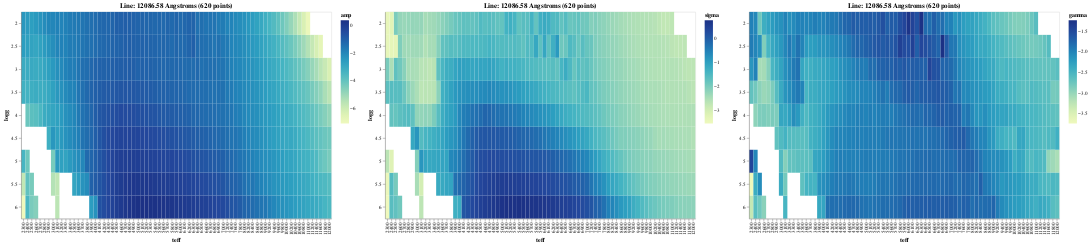

This figure's notebook cell:
### Code cell
df_heat = df.query('center == @current_line')
x1 = alt.Chart(df_heat).mark_rect().encode(x='teff:O', y='logg:O', color='amp:Q')\
    .properties(width=600, height=400, title=f'Line: {current_line} Angstroms ({len(df_heat)} points)')
x2 = alt.Chart(df_heat).mark_rect().encode(x='teff:O', y='logg:O', color='sigma:Q')\
    .properties(width=600, height=400, title=f'Line: {current_line} Angstroms ({len(df_heat)} points)')
x3 = alt.Chart(df_heat).mark_rect().encode(x='teff:O', y='logg:O', color='gamma:Q')\
    .properties(width=600, height=400, title=f'Line: {current_line} Angstroms ({len(df_heat)} points)')

((x1 | x2 | x3).resolve_scale(color='independent'))

### Figure 1 — Vega specification as saved in the notebook (floating-point values rounded to 4 significant figures; data arrays with more than 128 entries replaced by an {"elided": "..."} marker saying what was removed)
{"$schema": "https://vega.github.io/schema/vega/v5.json", "data": [{"name": "source_0"}, {"name": "data_0", "values": {"elided": "620 records"}}, {"name": "data_1", "values": {"elided": "620 records"}}, {"name": "data_2", "values": {"elided": "620 records"}}, {"name": "data_0_concat_0_x_domain_teff", "values": [{"teff": 6100}, {"teff": 4300}, {"teff": 6000}, {"teff": 6600}, {"teff": 3800}, {"teff": 5000}, {"teff": 11600}, {"teff": 5900}, {"teff": 4900}, {"teff": 10400}, {"teff": 5600}, {"teff": 4200}, {"teff": 7400}, {"teff": 2400}, {"teff": 4100}, {"teff": 3300}, {"teff": 5300}, {"teff": 3100}, {"teff": 5400}, {"teff": 2600}, {"teff": 4800}, {"teff": 8400}, {"teff": 8000}, {"teff": 6700}, {"teff": 7000}, {"teff": 6800}, {"teff": 5500}, {"teff": 6900}, {"teff": 5200}, {"teff": 11000}, {"teff": 10800}, {"teff": 11400}, {"teff": 9400}, {"teff": 9000}, {"teff": 3500}, {"teff": 5700}, {"teff": 3600}, {"teff": 5800}, {"teff": 3900}, {"teff": 4600}, {"teff": 6400}, {"teff": 8200}, {"teff": 2500}, {"teff": 6200}, {"teff": 9200}, {"teff": 9800}, {"teff": 4400}, {"teff": 10000}, {"teff": 2300}, {"teff": 7200}, {"teff": 3000}, {"teff": 7800}, {"teff": 4700}, {"teff": 12000}, {"teff": 4000}, {"teff": 8800}, {"teff": 3200}, {"teff": 2700}, {"teff": 5100}, {"teff": 10200}, {"teff": 7600}, {"teff": 6500}, {"teff": 8600}, {"teff": 11200}, {"teff": 2900}, {"teff": 10600}, {"teff": 9600}, {"teff": 4500}, {"teff": 2800}, {"teff": 11800}, {"teff": 3400}, {"teff": 6300}, {"teff": 3700}]}, {"name": "data_0_concat_0_y_domain_logg", "values": [{"logg": 4.0}, {"logg": 3.0}, {"logg": 4.5}, {"logg": 2.0}, {"logg": 6.0}, {"logg": 5.5}, {"logg": 5.0}, {"logg": 2.5}, {"logg": 3.5}]}, {"name": "data_0_concat_0_color_domain_amp", "values": [{"min": -7.071, "max": 0.3565}]}, {"name": "data_1_concat_1_x_domain_teff", "values": [{"teff": 6100}, {"teff": 4300}, {"teff": 6000}, {"teff": 6600}, {"teff": 3800}, {"teff": 5000}, {"teff": 11600}, {"teff": 5900}, {"teff": 4900}, {"teff": 10400}, {"teff": 5600}, {"teff": 4200}, {"teff": 7400}, {"teff": 2400}, {"teff": 4100}, {"teff": 3300}, {"teff": 5300}, {"teff": 3100}, {"teff": 5400}, {"teff": 2600}, {"teff": 4800}, {"teff": 8400}, {"teff": 8000}, {"teff": 6700}, {"teff": 7000}, {"teff": 6800}, {"teff": 5500}, {"teff": 6900}, {"teff": 5200}, {"teff": 11000}, {"teff": 10800}, {"teff": 11400}, {"teff": 9400}, {"teff": 9000}, {"teff": 3500}, {"teff": 5700}, {"teff": 3600}, {"teff": 5800}, {"teff": 3900}, {"teff": 4600}, {"teff": 6400}, {"teff": 8200}, {"teff": 2500}, {"teff": 6200}, {"teff": 9200}, {"teff": 9800}, {"teff": 4400}, {"teff": 10000}, {"teff": 2300}, {"teff": 7200}, {"teff": 3000}, {"teff": 7800}, {"teff": 4700}, {"teff": 12000}, {"teff": 4000}, {"teff": 8800}, {"teff": 3200}, {"teff": 2700}, {"teff": 5100}, {"teff": 10200}, {"teff": 7600}, {"teff": 6500}, {"teff": 8600}, {"teff": 11200}, {"teff": 2900}, {"teff": 10600}, {"teff": 9600}, {"teff": 4500}, {"teff": 2800}, {"teff": 11800}, {"teff": 3400}, {"teff": 6300}, {"teff": 3700}]}, {"name": "data_1_concat_1_y_domain_logg", "values": [{"logg": 4.0}, {"logg": 3.0}, {"logg": 4.5}, {"logg": 2.0}, {"logg": 6.0}, {"logg": 5.5}, {"logg": 5.0}, {"logg": 2.5}, {"logg": 3.5}]}, {"name": "data_1_concat_1_color_domain_sigma", "values": [{"min": -3.531, "max": 0.7485}]}, {"name": "data_2_concat_2_x_domain_teff", "values": [{"teff": 6100}, {"teff": 4300}, {"teff": 6000}, {"teff": 6600}, {"teff": 3800}, {"teff": 5000}, {"teff": 11600}, {"teff": 5900}, {"teff": 4900}, {"teff": 10400}, {"teff": 5600}, {"teff": 4200}, {"teff": 7400}, {"teff": 2400}, {"teff": 4100}, {"teff": 3300}, {"teff": 5300}, {"teff": 3100}, {"teff": 5400}, {"teff": 2600}, {"teff": 4800}, {"teff": 8400}, {"teff": 8000}, {"teff": 6700}, {"teff": 7000}, {"teff": 6800}, {"teff": 5500}, {"teff": 6900}, {"teff": 5200}, {"teff": 11000}, {"teff": 10800}, {"teff": 11400}, {"teff": 9400}, {"teff": 9000}, {"teff": 3500}, {"teff": 5700}, {"teff": 3600}, {"teff": 5800}, {"teff": 3900}, {"teff": 4600}, {"teff": 6400}, {"teff": 8200}, {"teff": 2500}, {"teff": 6200}, {"teff": 9200}, {"teff": 9800}, {"teff": 4400}, {"teff": 10000}, {"teff": 2300}, {"teff": 7200}, {"teff": 3000}, {"teff": 7800}, {"teff": 4700}, {"teff": 12000}, {"teff": 4000}, {"teff": 8800}, {"teff": 3200}, {"teff": 2700}, {"teff": 5100}, {"teff": 10200}, {"teff": 7600}, {"teff": 6500}, {"teff": 8600}, {"teff": 11200}, {"teff": 2900}, {"teff": 10600}, {"teff": 9600}, {"teff": 4500}, {"teff": 2800}, {"teff": 11800}, {"teff": 3400}, {"teff": 6300}, {"teff": 3700}]}, {"name": "data_2_concat_2_y_domain_logg", "values": [{"logg": 4.0}, {"logg": 3.0}, {"logg": 4.5}, {"logg": 2.0}, {"logg": 6.0}, {"logg": 5.5}, {"logg": 5.0}, {"logg": 2.5}, {"logg": 3.5}]}, {"name": "data_2_concat_2_color_domain_gamma", "values": [{"min": -3.742, "max": -1.231}]}], "signals": [{"name": "childWidth", "value": 600}], "marks": [{"type": "group", "name": "concat_0_group", "encode": {"update": {"width": {"signal": "childWidth"}, "height": {"signal": "height"}}}, "marks": [{"type": "rect", "name": "concat_0_marks", "from": {"data": "data_0"}, "encode": {"update": {"description": {"signal": "\"teff: \" + (isValid(datum[\"teff\"]) ? datum[\"teff\"] : \"\"+datum[\"teff\"]) + \"; logg: \" + (isValid(datum[\"logg\"]) ? datum[\"logg\"] : \"\"+datum[\"logg\"]) + \"; amp: \" + (format(datum[\"amp\"], \"\"))"}, "y": {"field": "logg", "scale": "concat_0_y"}, "x": {"field": "teff", "scale": "concat_0_x"}, "width": {"signal": "max(0.25, bandwidth('concat_0_x'))"}, "fill": {"field": "amp", "scale": "concat_0_color"}, "height": {"signal": "max(0.25, bandwidth('concat_0_y'))"}}}, "style": ["rect"]}], "axes": [{"scale": "concat_0_x", "labelAlign": "right", "labelBaseline": "middle", "grid": false, "title": "teff", "orient": "bottom", "labelAngle": 270, "zindex": 1}, {"scale": "concat_0_y", "grid": false, "title": "logg", "zindex": 1, "orient": "left"}], "title": {"text": "Line: 12086.58 Angstroms (620 points)", "frame": "group"}, "style": "cell", "legends": [{"fill": "concat_0_color", "gradientLength": {"signal": "clamp(height, 64, 200)"}, "title": "amp"}]}, {"type": "group", "name": "concat_1_group", "encode": {"update": {"height": {"signal": "height"}, "width": {"signal": "childWidth"}}}, "marks": [{"type": "rect", "name": "concat_1_marks", "from": {"data": "data_1"}, "encode": {"update": {"y": {"field": "logg", "scale": "concat_1_y"}, "x": {"field": "teff", "scale": "concat_1_x"}, "description": {"signal": "\"teff: \" + (isValid(datum[\"teff\"]) ? datum[\"teff\"] : \"\"+datum[\"teff\"]) + \"; logg: \" + (isValid(datum[\"logg\"]) ? datum[\"logg\"] : \"\"+datum[\"logg\"]) + \"; sigma: \" + (format(datum[\"sigma\"], \"\"))"}, "height": {"signal": "max(0.25, bandwidth('concat_1_y'))"}, "fill": {"field": "sigma", "scale": "concat_1_color"}, "width": {"signal": "max(0.25, bandwidth('concat_1_x'))"}}}, "style": ["rect"]}], "axes": [{"scale": "concat_1_x", "orient": "bottom", "labelAlign": "right", "title": "teff", "grid": false, "labelAngle": 270, "labelBaseline": "middle", "zindex": 1}, {"scale": "concat_1_y", "title": "logg", "grid": false, "zindex": 1, "orient": "left"}], "title": {"text": "Line: 12086.58 Angstroms (620 points)", "frame": "group"}, "style": "cell", "legends": [{"fill": "concat_1_color", "gradientLength": {"signal": "clamp(height, 64, 200)"}, "title": "sigma"}]}, {"type": "group", "name": "concat_2_group", "encode": {"update": {"height": {"signal": "height"}, "width": {"signal": "childWidth"}}}, "marks": [{"type": "rect", "name": "concat_2_marks", "from": {"data": "data_2"}, "encode": {"update": {"description": {"signal": "\"teff: \" + (isValid(datum[\"teff\"]) ? datum[\"teff\"] : \"\"+datum[\"teff\"]) + \"; logg: \" + (isValid(datum[\"logg\"]) ? datum[\"logg\"] : \"\"+datum[\"logg\"]) + \"; gamma: \" + (format(datum[\"gamma\"], \"\"))"}, "width": {"signal": "max(0.25, bandwidth('concat_2_x'))"}, "y": {"field": "logg", "scale": "concat_2_y"}, "x": {"field": "teff", "scale": "concat_2_x"}, "fill": {"field": "gamma", "scale": "concat_2_color"}, "height": {"signal": "max(0.25, bandwidth('concat_2_y'))"}}}, "style": ["rect"]}], "axes": [{"scale": "concat_2_x", "zindex": 1, "grid": false, "title": "teff", "orient": "bottom", "labelAlign": "right", "labelBaseline": "middle", "labelAngle": 270}, {"scale": "concat_2_y", "grid": false, "zindex": 1, "title": "logg", "orient": "left"}], "title": {"text": "Line: 12086.58 Angstroms (620 points)", "frame": "group"}, "legends": [{"fill": "concat_2_color", "gradientLength": {"signal": "clamp(height, 64, 200)"}, "title": "gamma"}], "style": "cell"}], "scales": [{"name": "concat_0_x", "type": "band", "domain": {"data": "data_0_concat_0_x_domain_teff", "field": "teff", "sort": true}, "range": [0, {"signal": "childWidth"}], "paddingInner": 0, "paddingOuter": 0}, {"name": "concat_0_y", "type": "band", "domain": {"data": "data_0_concat_0_y_domain_logg", "field": "logg", "sort": true}, "range": [0, {"signal": "height"}], "paddingInner": 0, "paddingOuter": 0}, {"name": "concat_0_color", "type": "linear", "domain": [{"signal": "(data(\"data_0_concat_0_color_domain_amp\")[0] || {}).min"}, {"signal": "(data(\"data_0_concat_0_color_domain_amp\")[0] || {}).max"}], "range": "heatmap", "interpolate": "hcl", "zero": false}, {"name": "concat_1_x", "type": "band", "domain": {"data": "data_1_concat_1_x_domain_teff", "field": "teff", "sort": true}, "range": [0, {"signal": "childWidth"}], "paddingInner": 0, "paddingOuter": 0}, {"name": "concat_1_y", "type": "band", "domain": {"data": "data_1_concat_1_y_domain_logg", "field": "logg", "sort": true}, "range": [0, {"signal": "height"}], "paddingInner": 0, "paddingOuter": 0}, {"name": "concat_1_color", "type": "linear", "domain": [{"signal": "(data(\"data_1_concat_1_color_domain_sigma\")[0] || {}).min"}, {"signal": "(data(\"data_1_concat_1_color_domain_sigma\")[0] || {}).max"}], "range": "heatmap", "zero": false, "interpolate": "hcl"}, {"name": "concat_2_x", "type": "band", "domain": {"data": "data_2_concat_2_x_domain_teff", "field": "teff", "sort": true}, "range": [0, {"signal": "childWidth"}], "paddingInner": 0, "paddingOuter": 0}, {"name": "concat_2_y", "type": "band", "domain": {"data": "data_2_concat_2_y_domain_logg", "field": "logg", "sort": true}, "range": [0, {"signal": "height"}], "paddingOuter": 0, "paddingInner": 0}, {"name": "concat_2_color", "type": "linear", "domain": [{"signal": "(data(\"data_2_concat_2_color_domain_gamma\")[0] || {}).min"}, {"signal": "(data(\"data_2_concat_2_color_domain_gamma\")[0] || {}).max"}], "range": "heatmap", "zero": false, "interpolate": "hcl"}], "background": "white", "padding": 5, "layout": {"padding": 20, "bounds": "full", "align": "each"}, "height": 400}
